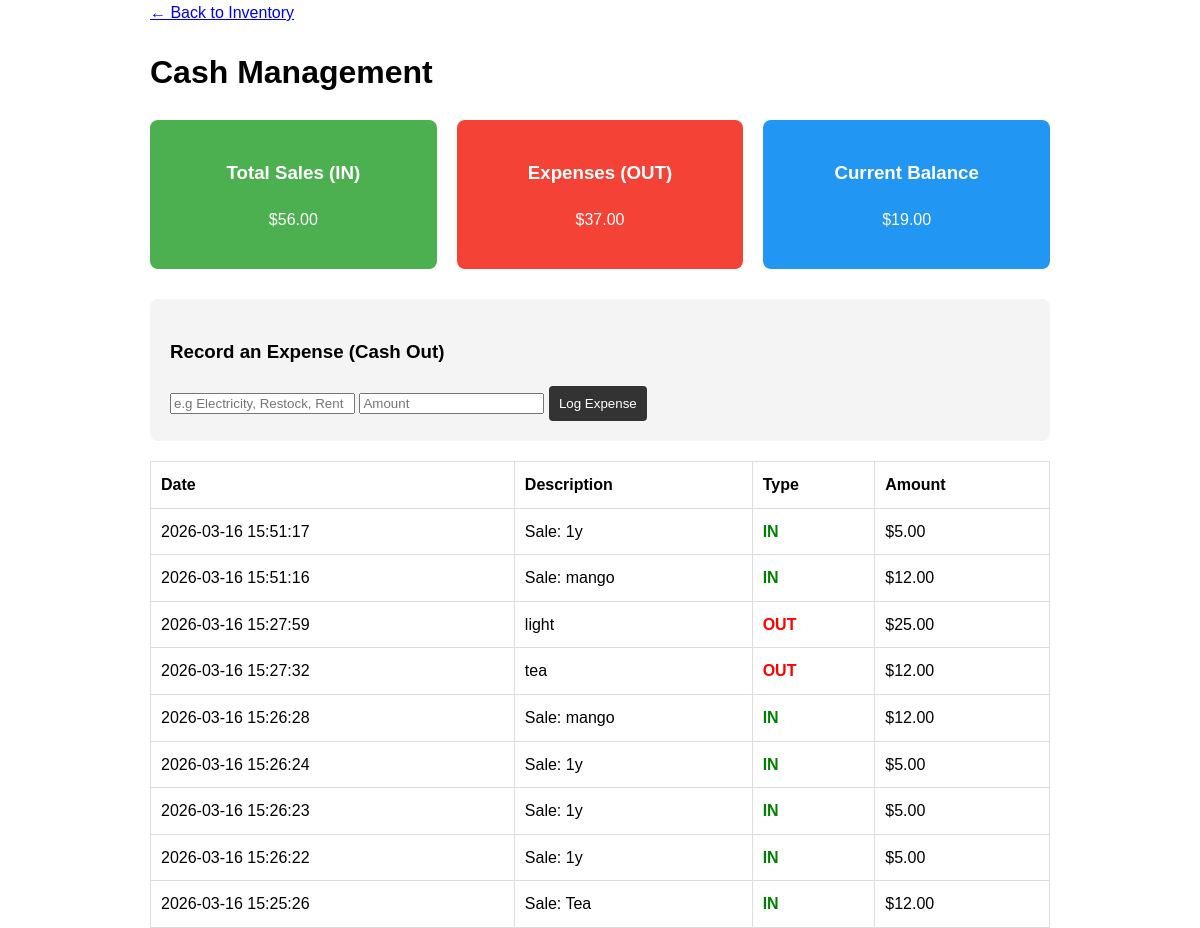
/cash, run on the app's committed database.
### tables this page shows
CREATE TABLE cash_log (
                id INTEGER PRIMARY KEY AUTOINCREMENT,
                amount REAL,
                type TEXT, 
                description TEXT,
                timestamp DATETIME DEFAULT CURRENT_TIMESTAMP
            );

### app.py (the view, shortened to what this page needs)
@app.route("/cash", methods=["GET", "POST"])
def cash_management():
    db = get_db()
    logs = db.execute("SELECT * FROM cash_log ORDER BY timestamp DESC").fetchall()
    total_in = db.execute("SELECT SUM(amount) FROM cash_log WHERE type = 'IN'").fetchone()[0] or 0
    total_out = db.execute("SELECT SUM(amount) FROM cash_log WHERE type = 'OUT'").fetchone()[0] or 0
    balance = total_in - total_out
    return render_template("cash.html", logs=logs, total_in=total_in, total_out=total_out, balance=balance)

### app.py (called while the page is built)
def get_db():
    if 'db' not in g:
        g.db = sqlite3.connect(DATABASE)
        g.db.row_factory = sqlite3.Row
    return g.db

@app.teardown_appcontext
def close_connection(exception):
    db = g.pop('db', None)
    if db is not None:
        db.close()

### templates/cash.html (shortened to what this page needs)
<!DOCTYPE html>
<html lang="en">
<head>
</head>
<body>
    <div class="nav">
        <a href="{{ url_for('index') }}">← Back to Inventory</a>
    </div>
    <h1>Cash Management</h1>
    <div class="summary-cards">
        <div class="card bg-green"><h3>Total Sales (IN)</h3><p>${{ "{:.2f}".format(total_in) }}</p></div>
        <div class="card bg-red"><h3>Expenses (OUT)</h3><p>${{ "{:.2f}".format(total_out) }}</p></div>
        <div class="card bg-blue"><h3>Current Balance</h3><p>${{ "{:.2f}".format(balance) }}</p></div>
    </div>
    <form method="POST" style="background: #f4f4f4; padding: 20px; border-radius: 8px;">
        <h3>Record an Expense (Cash Out)</h3>
        <input type="text" name="description" placeholder="e.g Electricity, Restock, Rent" required>
        <input type="number" step="0.01" name="amount" placeholder="Amount" required>
        <button type="submit" style="background: #333; color: white; border: none; padding: 10px; border-radius: 4px; cursor: pointer;">Log Expense</button>
    </form>
    <table>
        <thead>
            <tr>
                <th>Date</th>
                <th>Description</th>
                <th>Type</th>
                <th>Amount</th>
            </tr>
        </thead>
        <tbody>
            {% for log in logs %}
            <tr>
                <td>{{ log['timestamp'] }}</td>
                <td>{{ log['description'] }}</td>
                <td class="type-{{ log['type']|lower }}">{{ log['type'] }}</td>
                <td>${{ "{:.2f}".format(log['amount']) }}</td>
            </tr>
            {% endfor %}
        </tbody>
    </table>
</body>
</html>

### templates/cash.html (style rules this page uses)
body { font-family: sans-serif; margin: 40px; max-width: 900px; margin: auto; line-height: 1.6; }
.summary-cards { display: flex; gap: 20px; margin-bottom: 30px; }
.card { flex: 1; padding: 20px; border-radius: 8px; color: white; text-align: center; }
.bg-green { background-color: #4CAF50; }
.bg-red { background-color: #F44336; }
.bg-blue { background-color: #2196F3; }
table { width: 100%; border-collapse: collapse; margin-top: 20px; }
th, td { border: 1px solid #ddd; padding: 10px; text-align: left; }
.type-in { color: green; font-weight: bold; }
.type-out { color: red; font-weight: bold; }
.nav { margin-bottom: 20px; }

### data on the page
cash_log: timestamp "2026-03-16 15:51:17", description "Sale: 1y", type "IN", amount "5.00"
cash_log: timestamp "2026-03-16 15:51:16", description "Sale: mango", type "IN", amount "12.00"
cash_log: timestamp "2026-03-16 15:27:59", description "light", type "OUT", amount "25.00"
cash_log: timestamp "2026-03-16 15:27:32", description "tea", type "OUT", amount "12.00"
cash_log: timestamp "2026-03-16 15:26:28", description "Sale: mango", type "IN", amount "12.00"
cash_log: timestamp "2026-03-16 15:26:24", description "Sale: 1y", type "IN", amount "5.00"
cash_log: timestamp "2026-03-16 15:26:23", description "Sale: 1y", type "IN", amount "5.00"
cash_log: timestamp "2026-03-16 15:26:22", description "Sale: 1y", type "IN", amount "5.00"
cash_log: timestamp "2026-03-16 15:25:26", description "Sale: Tea", type "IN", amount "12.00"

### other printed values
{{ "{:.2f}".format(total_in) }} "56.00"
{{ "{:.2f}".format(total_out) }} "37.00"
{{ "{:.2f}".format(balance) }} "19.00"
